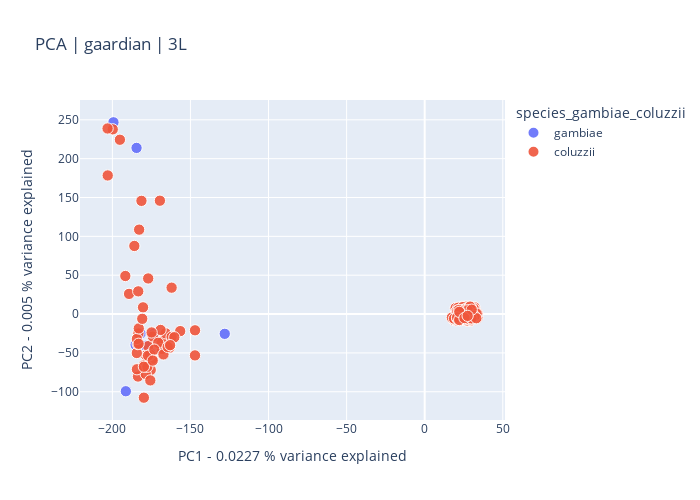

The cell this chart's notebook holds for it:
### Code cell
# Run PCA on whole dataset together
data, evr = run_pca(contig=contig, gt=snps, pos=pos, df_samples=metadata,
    sample_sets=dataset, results_dir=results_dir
)
evr = evr.astype("float").round(4) # round decimals for variance explained % 

plot_coords(data, evr, title=f" PCA | {dataset} | {contig}", filename=f"results/PCA/{dataset}.{contig}.html")

fig = plt.figure(figsize=(10, 10))
fig = sns.scatterplot('PC1','PC2', data=data, hue=pcaColumn)
fig.legend(loc='center left', bbox_to_anchor=(1, 0.5))
plt.title(f"PCA | {dataset} | {contig}", fontsize=14)
plt.xlabel(f"PC1 ({evr[0]*100} % variance explained)", fontdict={"fontsize":14})
plt.ylabel(f"PC2 ({evr[1]*100} % variance explained)", fontdict={"fontsize":14})
plt.savefig(f"results/PCA/{dataset}.{contig}.png")

### Figure 1 — Plotly figure (JSON) as saved in the notebook; plotly's stock layout.template omitted (floating-point values rounded to 4 significant figures; data arrays with more than 128 entries replaced by an {"elided": "..."} marker saying what was removed)
{"data": [{"customdata": {"elided": "63x5 mixed values"}, "hovertemplate": "<b>%{hovertext}</b><br><br>species_gambiae_coluzzii=%{customdata[1]}<br>PC1 - 0.0227 % variance explained=%{x}<br>PC2 - 0.005 % variance explained=%{y}<br>size=%{marker.size}<br>partner_sample_id=%{customdata[0]}<br>country=%{customdata[2]}<br>location=%{customdata[3]}<br>year=%{customdata[4]}<extra></extra>", "hovertext": ["VBS45187-5563STDY8782450", "VBS45342-5563STDY8794282", "VBS45359-5563STDY8794299", "VBS45554-5563STDY9249479", "VBS45218-5563STDY8782481", "VBS45228-5563STDY8782491", "VBS45394-5563STDY8794336", "VBS45588-5563STDY9249515", "VBS45593-5563STDY9249520", "VBS45232-5563STDY8782495", "VBS45596-5563STDY9249523", "VBS45233-5563STDY8782496", "VBS45401-5563STDY8794343", "VBS45403-5563STDY8794345", "VBS45405-5563STDY8794347", "VBS45599-5563STDY9249526", "VBS45237-5563STDY8782500", "VBS45238-5563STDY8782501", "VBS45408-5563STDY8794350", "VBS45239-5563STDY8782502", "VBS45244-5563STDY8782507", "VBS45245-5563STDY8782508", "VBS45246-5563STDY8782509", "VBS45248-5563STDY8782511", "VBS45249-5563STDY8782512", "VBS45250-5563STDY8782513", "VBS45409-5563STDY8794351", "VBS45410-5563STDY8794352", "VBS45412-5563STDY8794354", "VBS45413-5563STDY8794355", "VBS45414-5563STDY8794356", "VBS45416-5563STDY8794358", "VBS45417-5563STDY8794359", "VBS45418-5563STDY8794360", "VBS45419-5563STDY8794361", "VBS45420-5563STDY8794362", "VBS45424-5563STDY8794366", "VBS45426-5563STDY8794368", "VBS45427-5563STDY8794369", "VBS45428-5563STDY8794370", "VBS45429-5563STDY8794371", "VBS45430-5563STDY8794372", "VBS45604-5563STDY9249531", "VBS45605-5563STDY9249532", "VBS45606-5563STDY9249533", "VBS45607-5563STDY9249534", "VBS45436-5563STDY8794378", "VBS45265-5563STDY8782528", "VBS45267-5563STDY8782530", "VBS45458-5563STDY8794400", "VBS45619-5563STDY9249546", "VBS45333-5563STDY8794273", "VBS45334-5563STDY8794274", "VBS45335-5563STDY8794275", "VBS45528-5563STDY9249453", "VBS45529-5563STDY9249454", "VBS45440-5563STDY8794382", "VBS45617-5563STDY9249544", "VBS45530-5563STDY9249455", "VBS45531-5563STDY9249456", "VBS45532-5563STDY9249457", "VBS45535-5563STDY9249460", "VBS45536-5563STDY9249461"], "legendgroup": "gambiae", "marker": {"color": "#636efa", "opacity": 0.9, "size": [1, 1, 1, 1, 1, 1, 1, 1, 1, 1, 1, 1, 1, 1, 1, 1, 1, 1, 1, 1, 1, 1, 1, 1, 1, 1, 1, 1, 1, 1, 1, 1, 1, 1, 1, 1, 1, 1, 1, 1, 1, 1, 1, 1, 1, 1, 1, 1, 1, 1, 1, 1, 1, 1, 1, 1, 1, 1, 1, 1, 1, 1, 1], "sizemode": "area", "sizeref": 0.01562, "symbol": "circle"}, "mode": "markers", "name": "gambiae", "orientation": "v", "showlegend": true, "type": "scatter", "x": [-184.5, 31.73, -199.3, -168.2, 26.18, 23.42, 27.07, 26.81, 24.02, 26.72, 30.24, 24.24, 23.5, 28.08, 28.33, 26.07, 23.42, 23.68, 32.26, 30.97, 25.69, 22.43, 20.36, 30.55, 25.83, 25.39, 29.85, 27.8, 25.64, 26.19, -178.6, 31.99, 27.39, 24.06, 24.24, 28.85, 26.45, 24.95, 28.62, -181.9, -185.1, -191.4, -128.0, 22.17, -175.7, -173.2, 26.84, 27.2, 28.71, 29.61, 26.81, 29.29, 30.37, 25.92, 32.96, 26.51, 30.05, 22.08, 28.94, 25.04, 30.38, 28.25, 27.76], "xaxis": "x", "y": [213.9, 3.133, 246.8, -43.49, -3.767, 3.666, 3.48, -4.72, -1.78, 3.468, -4.91, 0.9898, 2.334, -1.95, -0.2233, 3.434, -4.485, -2.566, -2.207, -3.568, -0.9099, -0.8597, 7.147, -2.85, 4.22, 6.544, -4.413, -5.221, 8.492, 1.627, -40.84, 7.364, -3.073, 0.1195, -0.3227, 0.7885, -1.395, -5.723, -0.9859, -24.9, -39.62, -99.35, -25.45, 4.704, -49.92, -25.26, 4.916, 6.321, -6.676, -5.373, 2.802, -2.042, 6.042, 4.361, 2.649, 2.341, -4.995, 2.675, -0.5103, -3.024, -2.112, 0.448, 1.775], "yaxis": "y"}, {"customdata": {"elided": "422x5 mixed values"}, "hovertemplate": "<b>%{hovertext}</b><br><br>species_gambiae_coluzzii=%{customdata[1]}<br>PC1 - 0.0227 % variance explained=%{x}<br>PC2 - 0.005 % variance explained=%{y}<br>size=%{marker.size}<br>partner_sample_id=%{customdata[0]}<br>country=%{customdata[2]}<br>location=%{customdata[3]}<br>year=%{customdata[4]}<extra></extra>", "hovertext": {"elided": "422 str values"}, "legendgroup": "coluzzii", "marker": {"color": "#EF553B", "opacity": 0.9, "size": {"elided": "422 int values"}, "sizemode": "area", "sizeref": 0.01562, "symbol": "circle"}, "mode": "markers", "name": "coluzzii", "orientation": "v", "showlegend": true, "type": "scatter", "x": {"elided": "422 float values"}, "xaxis": "x", "y": {"elided": "422 float values"}, "yaxis": "y"}], "layout": {"height": 500, "legend": {"itemsizing": "constant", "title": {"text": "species_gambiae_coluzzii"}, "tracegroupgap": 0}, "title": {"text": " PCA | gaardian | 3L"}, "width": 700, "xaxis": {"anchor": "y", "domain": [0, 1], "title": {"text": "PC1 - 0.0227 % variance explained"}}, "yaxis": {"anchor": "x", "domain": [0, 1], "title": {"text": "PC2 - 0.005 % variance explained"}}}}
